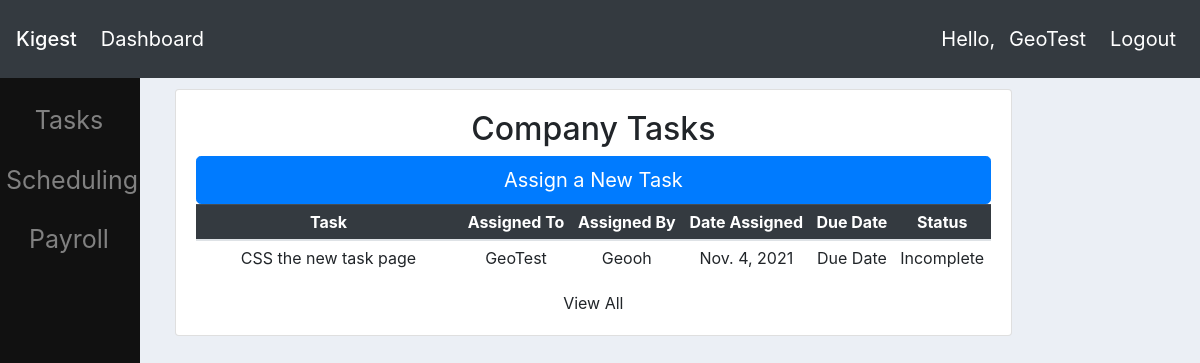
/ (signed in), run on an earlier commit of the app's database.
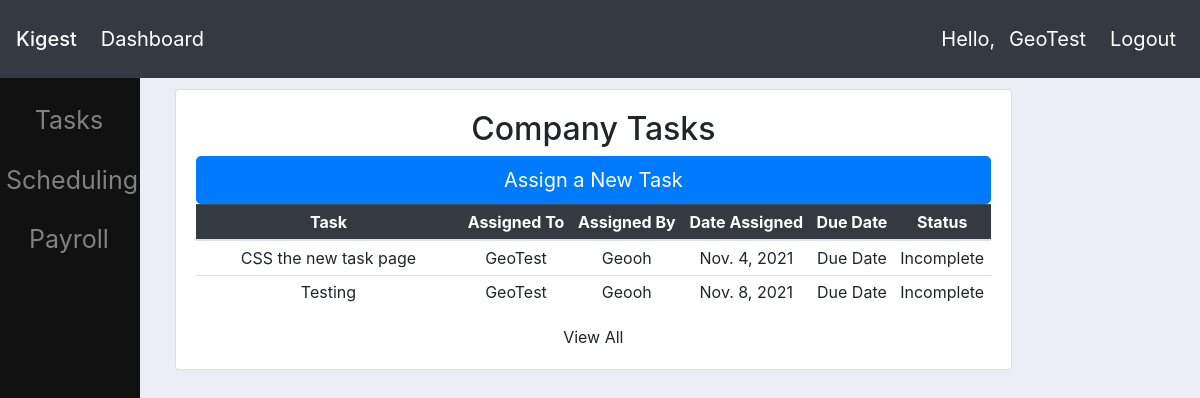
And on a later commit of the database.
### tasks/models.py (models this page shows, shortened)
class Task(models.Model):
    title = models.CharField(max_length=60)
    assigner = models.ForeignKey(Employee, on_delete=models.CASCADE, default=1)
    date_created = models.DateTimeField(auto_now_add=True)
    date_due = models.DateTimeField(default=make_aware(datetime.datetime(2021,11,30,5,0,0)))
    date_completed = models.DateTimeField(null=True, blank=True)
    description = models.TextField(blank=True)
    is_complete = models.BooleanField(default=False)
    assignee = models.ManyToManyField(Employee, related_name='assignee')

### userprofile/models.py (models this page shows)
class Employee(models.Model):
    user = models.OneToOneField(User, on_delete=models.CASCADE)
    first_name = models.CharField(max_length=15, default='')
    last_name = models.CharField(max_length=20, default='')
    date_of_birth = models.DateField(null=True, blank=True)
    is_active = models.BooleanField(default=False)
    profile_picture = models.ImageField(default="default.png")
    street = models.CharField(max_length=200, null=True, blank=True, verbose_name='Street Address')
    city = models.CharField(max_length=75, null=True, blank=True, verbose_name='City')
    state = models.CharField(max_length=2, null=True, blank=True, verbose_name='State')
    phone = models.CharField(max_length=20, null=True, blank=True, verbose_name='Telephone Number')
    postal_code = models.CharField(max_length=5, null=True, blank=True, verbose_name='Postal Code')
    def __str__(self):
        return self.user.username

### website/views.py (the view)
# urls.py: path('', views.homepage, name = 'homepage'),
@login_required(login_url='/profile/login/')
def homepage(request):
    managers = Group.objects.get(name='managers').user_set.all()
    employees = Group.objects.get(name='employees').user_set.all()
    if request.user in managers or request.user.is_superuser:
        tasks = Task.objects.order_by('-date_created')[:10]
        return render(request, 'website/managerdashboard.html', {'tasks': tasks, 'managers': managers, 'employees': employees})
    elif request.user in employees:
        current_employee = Employee.objects.get(user=request.user)
        tasks = current_employee.assignee.all()
        return render(request, 'website/employeedashboard.html', {'tasks': tasks})
    else:
        return HttpResponse("Sorry, you aren't properly authenticated!")

### website/templates/website/employeedashboard.html (shortened to what this page needs)
{%  extends 'website/main.html' %}
{% block content %}
{% include 'website/taskspreview.html' %}
{% endblock %}

### website/templates/website/taskspreview.html (shortened to what this page needs)
    <div class="col-md-10 mt-4">
		<div class="card card-body "><h2 class="text-center"><a class="text-reset text-decoration-none" href='{% url "tasks:tasks"%}'>Company Tasks</a></h2>
            <a class="btn btn-primary btn-lg btn-block" href="{% url 'tasks:newtask' %}" role="button">Assign a New Task</a>
            {% if tasks is None %}
                <h1 class="display-3">Looks like you're all caught up!</h1>
            {% else %}
            <table class="table table-sm table-hover">
                <thead class="table-dark">
                    <tr>
                        <th class="col-sm-4">Task</th>
                        <th>Assigned To</th>
                        <th>Assigned By</th>
                        <th>Date Assigned</th>
                        <th>Due Date</th>
                        <th>Status</th>
                    </tr>
                </thead>
                <tbody>
                    {% for task in tasks %}
                    {% if task.is_complete %}<tr class="table-success">
                    {% else %} <tr>
                    {% endif %}
                        <td><a class="text-reset text-decoration-none" href='{% url "tasks:viewtask" task.id%}'>{{ task.title }}</a></td>
                        <td>{{ task.assignee.all.first|capfirst }}</td>
                        <td>{{ task.assigner|capfirst }}</td>
                        <td>{{ task.date_created.date }}</td>
                        <td>Due Date</td>
                        {% if task.is_complete %}
                        <td>Complete</td>
                        {% else %}
                        <td>Incomplete</td>
                        {% endif %}
                    </tr>
                    {% endfor %}
                </tbody>
            </table>
            {% endif %}
            <div><a class = "text-reset fw-bold" href='{% url "tasks:tasks"%}'>View All</a></div>
        </div>
    </div>

What changed in the data, as far as the page shows it:
added Task: title "Testing", assignee.all.first "GeoTest", assigner "Geooh", date_created "Nov. 8, 2021", is_complete "Incomplete"
